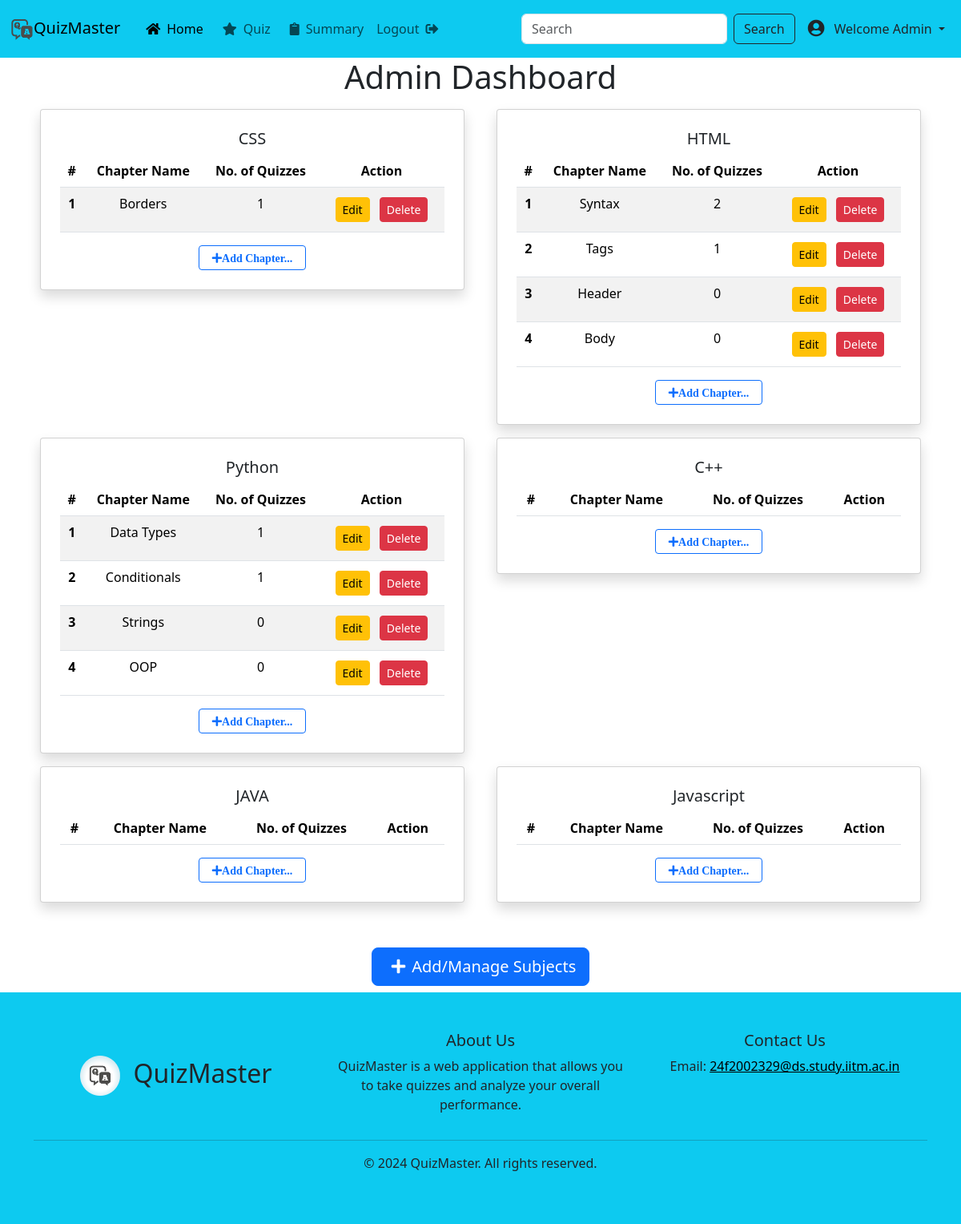
Screenshot of /admin/dashboard (signed in) with the database file from the repository.
### app/models/models.py (models this page shows)
class Subject(db.Model):
    id = db.Column(db.Integer, primary_key=True)
    name = db.Column(db.String(100), nullable=False)
    desc = db.Column(db.String(200), nullable=True)
    chapters = db.relationship('Chapter', backref='subject', lazy=True)

class Chapter(db.Model):
    id = db.Column(db.Integer, primary_key=True)
    name = db.Column(db.String(100), nullable=False)
    subject_id = db.Column(db.Integer, db.ForeignKey('subject.id'), nullable=False)
    quizzes = db.relationship('Quiz', backref='chapter', lazy=True)

### app/routes/admin.py (the view)
@admin_blueprint.route('/dashboard', methods=['GET'])
def dashboard():
    if session.get('role') != 'admin':
        flash("Unauthorized", 'error')
        session.clear()
        return redirect(url_for('admin.login'))
    subjects = Subject.query.all()
    return render_template('admin/admin_dashboard.html', subjects=subjects)

### app/templates/admin/admin_dashboard.html
{% extends "base.html" %}
{% block content %}
<section class="vh-90 content">
    <div class="container text-center">
        <div class="row">
            <h1>Admin Dashboard</h1>
            {% for subject in subjects %}
            <div class="col-md-6">
                <div class="card mx-2 my-2 px-2 py-2 shadow ">
                    <div class="card-body">
                        <h5 class="card-title">{{ subject.name }}</h5>
                        <table class="table table-striped">
                            <thead>
                                <tr>
                                    <th scope="col">#</th>
                                    <th scope="col">Chapter Name</th>
                                    <th scope="col">No. of Quizzes</th>
                                    <th scope="col">Action</th>
                                </tr>
                            </thead>
                            <tbody>
                                {% for chapter in subject.chapters %}
                                <tr>
                                    <th scope="row">{{ loop.index }}</th>
                                    <td>{{ chapter.name }}</td>
                                    <td>{{ chapter.quizzes|length }}</td>
                                    <td>
                                        <a class="btn btn-warning btn-sm mx-1 my-1" href="{{ url_for('admin.edit_chapter', chapter_id=chapter.id) }}">Edit</a>
                                        <a class="btn btn-danger btn-sm mx-1 my-1" href="{{ url_for('admin.delete_chapter', chapter_id=chapter.id) }}">Delete</a>
                                    </td>
                                </tr>
                                {% endfor %}
                            </tbody>
                        </table>
                        <a href="{{ url_for('admin.add_chapter', subject_id=subject.id) }}" class="btn btn-outline-primary btn-sm"><i class="fas fa-plus px-2">Add Chapter...</i></a>
                    </div>
                </div>
            </div>
            {% endfor %}
        </div>
    </div>
    <div class="container text-center">
            <a href="{{ url_for('admin.add_subject') }}" class="btn btn-primary add-subject-btn btn-lg mb-2 mt-5"><i class="fas fa-plus px-2"></i>Add/Manage Subjects</a>
    </div>
</section>
{% endblock %}

### app/static/css/style.css (style rules this page uses)
body, html { height: 90vh; }
.content { min-height: 80vh; }
.card { border-radius: 4px; background: #fff; box-shadow: 0 6px 10px rgba(0,0,0,.08), 0 0 6px rgba(0,0,0,.05); transition: .3s transform cubic-bezier(.155,1.105,.295,1.12),.3s box-shadow,.3s -webkit-transform cubic-bezier(.155,1.105,.295,1.12); padding: 14px 80px 18px 36px; cursor: pointer; }

### rows the page displays
Subject: name "CSS"
Chapter: name "Borders", quizzes|length "1"
Subject: name "HTML"
Chapter: name "Syntax", quizzes|length "2"
Chapter: name "Tags", quizzes|length "1"
Chapter: name "Header", quizzes|length "0"
Chapter: name "Body", quizzes|length "0"
Subject: name "Python"
Chapter: name "Data Types", quizzes|length "1"
Chapter: name "Conditionals", quizzes|length "1"
Chapter: name "Strings", quizzes|length "0"
Chapter: name "OOP", quizzes|length "0"
Subject: name "C++"
Subject: name "JAVA"
Subject: name "Javascript"
